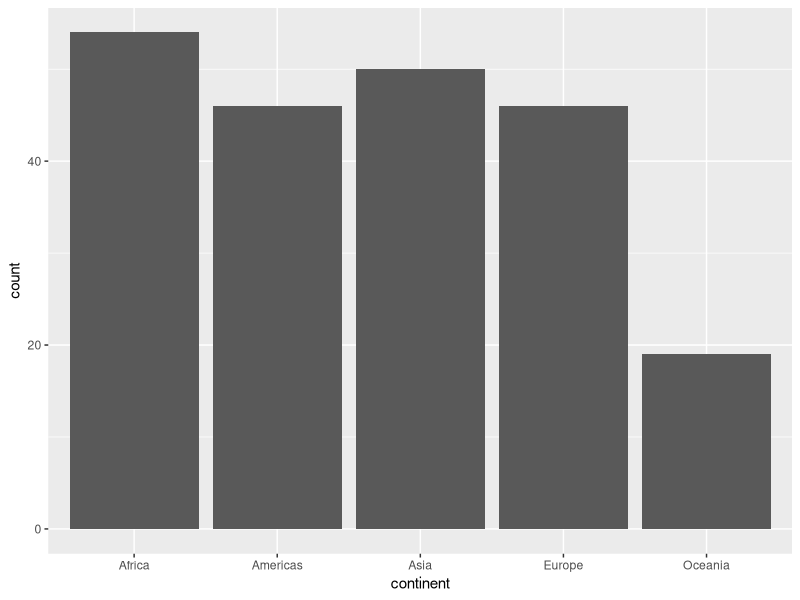
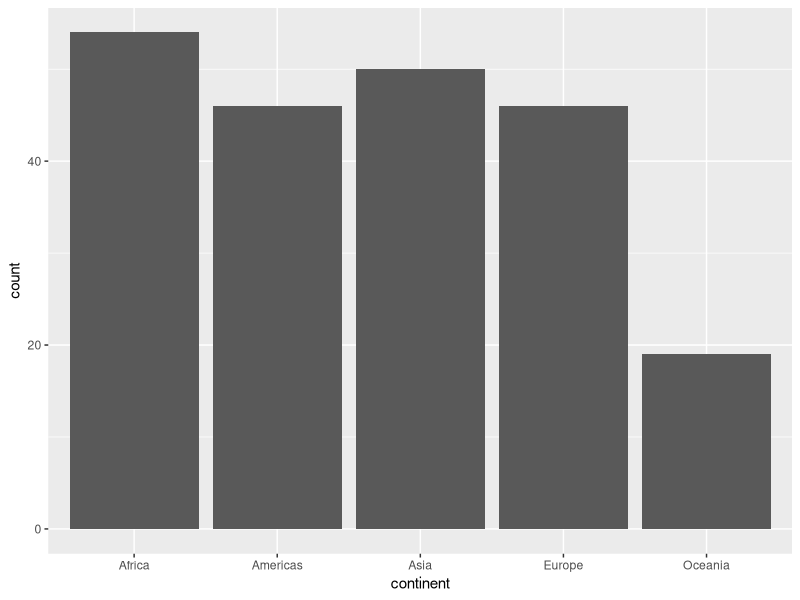
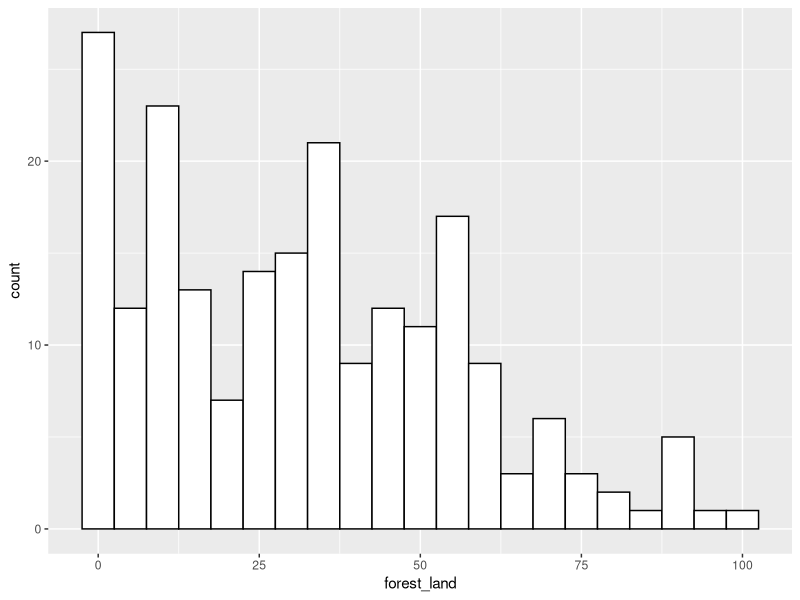

Recreate these plots in R, in order.
library(tidyverse)

world_bank_countries <- read_csv("data/world_bank_countries.csv")


# Summary statistics geom_bar ---------------------------------------------
world_bank_countries %>% 
  filter(year == 2016) %>% 
  ggplot(aes(x = continent)) + 
  geom_bar()

world_bank_countries %>% 
  filter(year == 2016) %>% 
  count(continent, name = "count") %>% 
  ggplot(aes(x = continent, y = count)) +
  geom_col()


# Summary statistics with geom_histogram ----------------------------------
world_bank_countries %>% 
  filter(year == 2017) %>% 
  ggplot(aes(x = forest_land)) +
  geom_histogram(binwidth = 5, fill = "white", color = "black")
